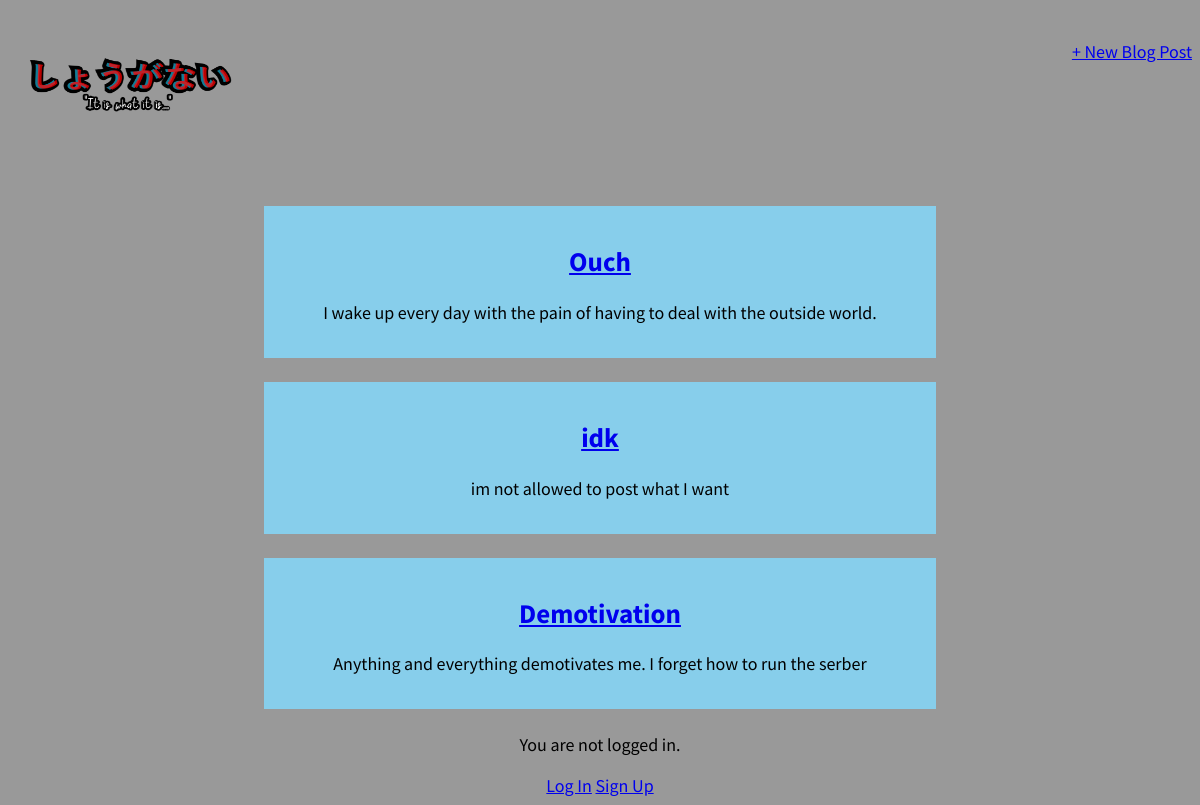
The page / on the database its author committed.
### Shougonai/models.py (models this page shows, shortened)
class Posts(models.Model):
    title = models.CharField(max_length=500)
    author = models.ForeignKey(
        'accounts.CustomUser',
        on_delete=models.CASCADE,
    )
    body = models.TextField()

### Shougonai/views.py (the view)
# urls.py: path('', BlogListView.as_view(), name='home'),
class BlogListView(ListView):
    model = Posts
    template_name = 'home.html'

### templates/home.html
<!DOCTYPE html>
{% extends 'base.html' %}
{% block content %}
  {% for posts in object_list %}
    <div class="posts-entry">
        <h2><a href="{% url 'post_detail' posts.pk %}">{{ posts.title }}</a></h2>
        <p>{{ posts.body }}</p>
    </div>
   {% endfor %}
{% if user.is_authenticated %}
<p>Hi {{ user.username }}!</p>
<p><a href="{% url 'logout' %}">Log Out</a></p>
{% else %}
<p>You are not logged in.</p>
<a href="{% url 'login' %}">Log In</a>
<a href="{% url 'login' %}">Sign Up</a>
{% endif %}
    {% endblock content %}

### static/css/base.css (style rules this page uses)
body { text-align: center; font-family: 'Source Sans Pro', sans-serif; font-size: 18px; background-color: #999; }
.posts-entry { margin: 1.5rem auto; padding: 1rem; max-width: 40rem; background-color: skyblue; }

### rows shown on the page
Posts: title "Ouch", body "I wake up every day with the pain of having to deal with the outside world."
Posts: title "idk", body "im not allowed to post what I want"
Posts: title "Demotivation", body "Anything and everything demotivates me. I forget how to run the serber"
